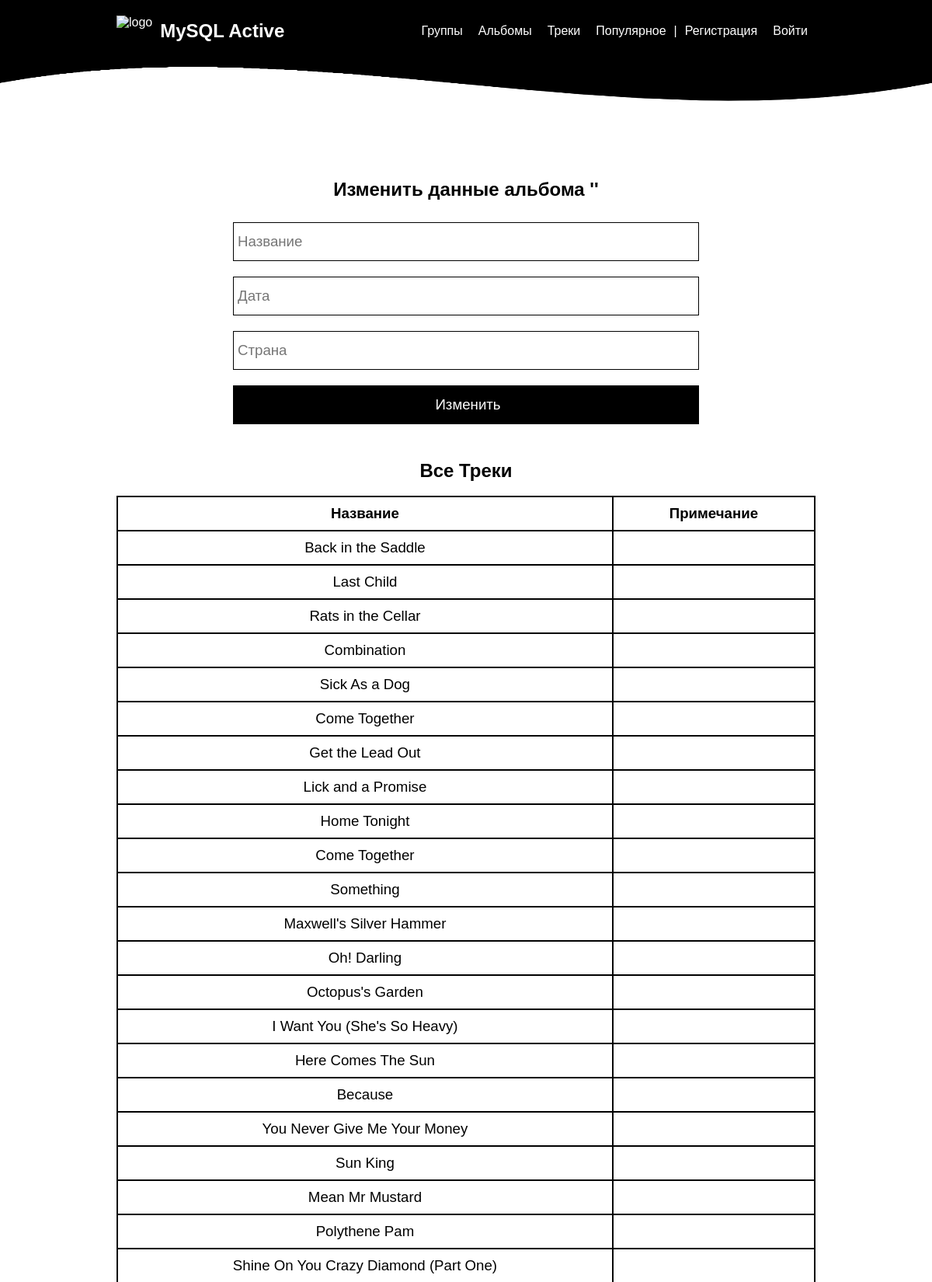
/v3/update_album.php (upper part), run on the app's committed database.
### tables this page shows
CREATE TABLE IF NOT EXISTS `track` (
  `id_track` int(11) NOT NULL AUTO_INCREMENT,
  `name` varchar(100) NOT NULL,
  `note` varchar(100) NOT NULL,
  `id_album` int(11) NOT NULL,
  PRIMARY KEY (`id_track`)
);

### v3/update_album.php (the view, shortened to what this page needs)
<?php
	$db = new mysqli("localhost", "root", "root", "db_music");
	$db->set_charset("utf8");
	if(isset($_GET["id_album"])) {
		$sql = "SELECT
			`track`.`id_track`,
			`track`.`name`,
			`track`.`note`,
			`track`.`id_album`,
			`album`.`id_album`,
			`album`.`title`,
			`album`.`date` as `adate`,
			`album`.`country` as `acountry`,
			`album`.`id_team`,
			`team`.`id_team`,
			`team`.`name` as `tname`,
			`team`.`country` as `tcountry`,
			`team`.`date` as `tdate`,
			`team`.`style`
		FROM `track` INNER JOIN `album` USING(`id_album`) INNER JOIN `team` USING(`id_team`) WHERE `id_album`=".$_GET["id_album"];
	} else {
		$sql = "SELECT `id_track`, `name`, `note`, `id_album` FROM `track`";
	}
	$result = $db->query($sql);
	if(isset($_GET["id_album"])) {
		$team = $result->fetch_assoc();
		$data = "<h2>Треки альбома '". $team["title"] ."' <br/> Группа '". $team["tname"] ."'</h2>";
	} else $data = "<h2>Все Треки</h2>";
	$result->data_seek(0);
	while($row = $result->fetch_assoc()) {
		$item .= "
		<tr>
			<td><a href='update_track.php?id_track=". $row["id_track"] ."'>". $row["name"] ."</a></td>
			<td>". $row["note"] ."</td>
		</tr>
		";
	}
	$data .= sprintf("
		<br>
		<table>
			<tr>
				<th>Название</th>
				<th>Примечание</th>
			</tr>
			%s
		</table>",
		$item
	);
?>
<!DOCTYPE html>
<html lang="en">
	<head>
		<link rel="stylesheet" href="style.css">
	</head>
	<body>
		<header>
			<div class="content">
				<div class="logo">
					<img src="assets/logo.png" alt="logo">
					<a href="/"><h2>MySQL Active</h2></a>
				</div>
				<nav>
					<a href="teams.php">Группы</a>
					<a href="albums.php">Альбомы</a>
					<a href="tracks.php">Треки</a>
					<a href="popular.php">Популярное</a> |
					<a href="register.php">Регистрация</a>
					<a href="login.php">Войти</a>
				</nav>
			</div>
		</header>
		<div class="up"></div>
		<main>
			<div class="content">
				<div class="center">
					<form action="crud.php" method="POST">
						<h2>Изменить данные альбома <?php echo "'". $team["title"] ."'" ?></h2><br>
						<input type="text" placeholder="Название" name="name" value="<?php echo $team["title"] ?>">
						<input type="text" placeholder="Дата" name="date" value="<?php echo $team["adate"] ?>">
						<input type="text" placeholder="Страна" name="country" value="<?php echo $team["acountry"] ?>">
						<input type="submit" value="Изменить">
					</form>
					<br><br>
					<?php echo $data ?>
				</div>
			</div>
		</main>
	</body>
</html>

### v3/style.css (style rules this page uses)
* { margin: 0; padding: 0; box-sizing: border-box; }
body { font-family: Arial; }
a { color: black; text-decoration: none; transition: .2s; cursor: pointer; }
img { max-width: 100%; }
input { outline: none; border: solid 1px black; height: 50px; font-size: 14pt; font-family: Arial; padding-left: 5px; margin: 10px 0; }
input[type=button], input[type=submit] { background-color: black; border: none; color: white; cursor: pointer; }
table { text-align: center; background-color: black; color: black; width: 900px; font-size: 14pt; }
td, th { background-color: white; padding: 10px 20px; }
div.content { margin: 0 auto; max-width: 900px; min-height: 100%; }
header, footer { padding: 20px 0; background-color: black; color: white; }
header div.content { display: flex; justify-content: space-between; align-items: center; }
div.logo { display: flex; align-items: center; }
div.logo img { height: 40px; margin-right: 10px; }
header a { color: white; }
header nav { display: flex; }
header nav a { padding: 0 10px; }
div.up { background-image: url("assets/up.png"); background-size: 100% 100%; height: 50px; }
main { padding: 100px 0; min-height: 50vh; }
main div.content { text-align: center; }
main input { width: 600px; }
main div.center h2 { color: black; }

### data on the page
track: name "Back in the Saddle"
track: name "Last Child"
track: name "Rats in the Cellar"
track: name "Combination"
track: name "Sick As a Dog"
track: name "Come Together"
track: name "Get the Lead Out"
track: name "Lick and a Promise"
track: name "Home Tonight"
track: name "Come Together"
track: name "Something"
track: name "Maxwell's Silver Hammer"
track: name "Oh! Darling"
track: name "Octopus's Garden"
track: name "I Want You (She's So Heavy)"
track: name "Here Comes The Sun"
track: name "Because"
track: name "You Never Give Me Your Money"
track: name "Sun King"
track: name "Mean Mr Mustard"
track: name "Polythene Pam"
track: name "Shine On You Crazy Diamond (Part One)"
